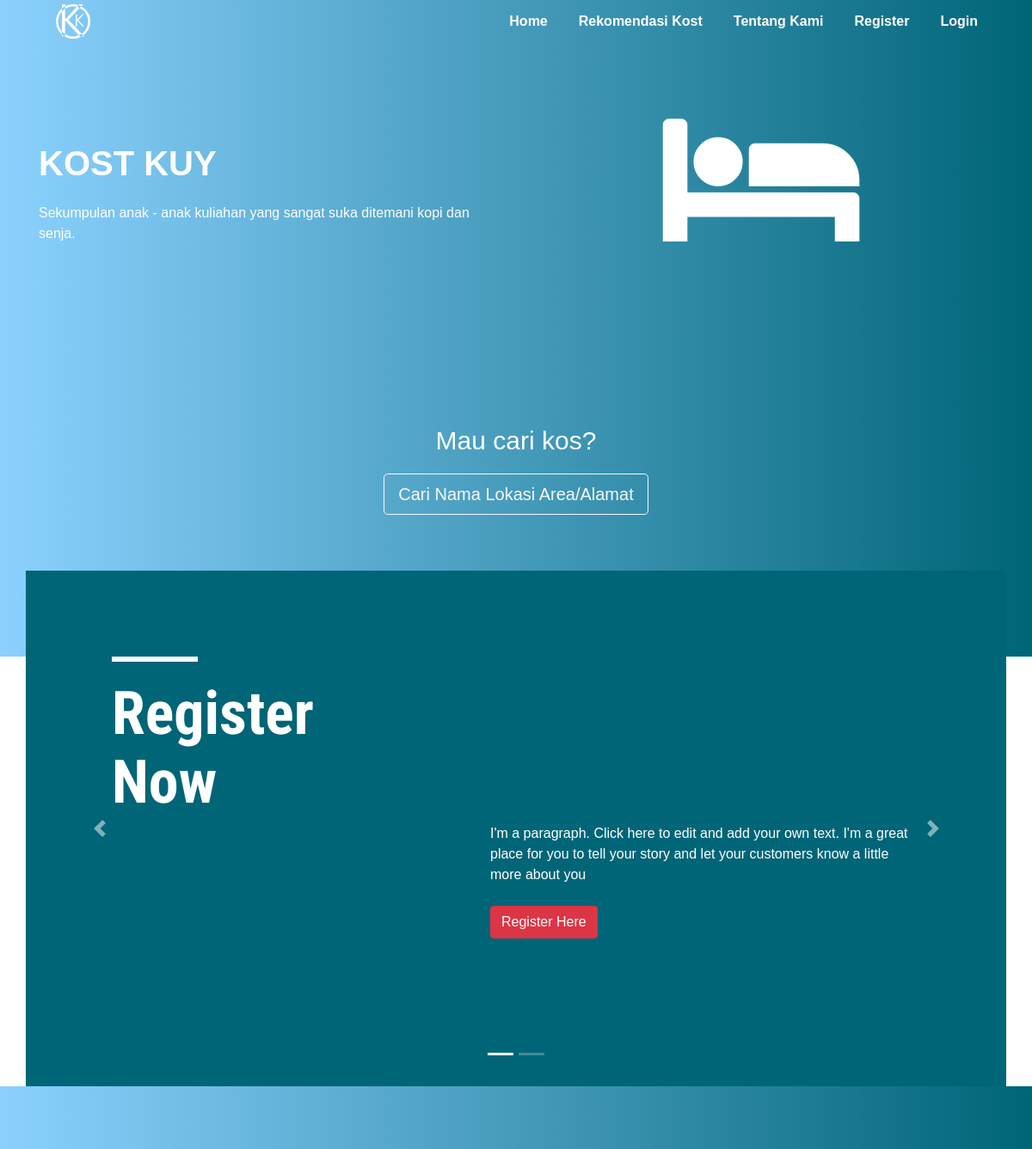
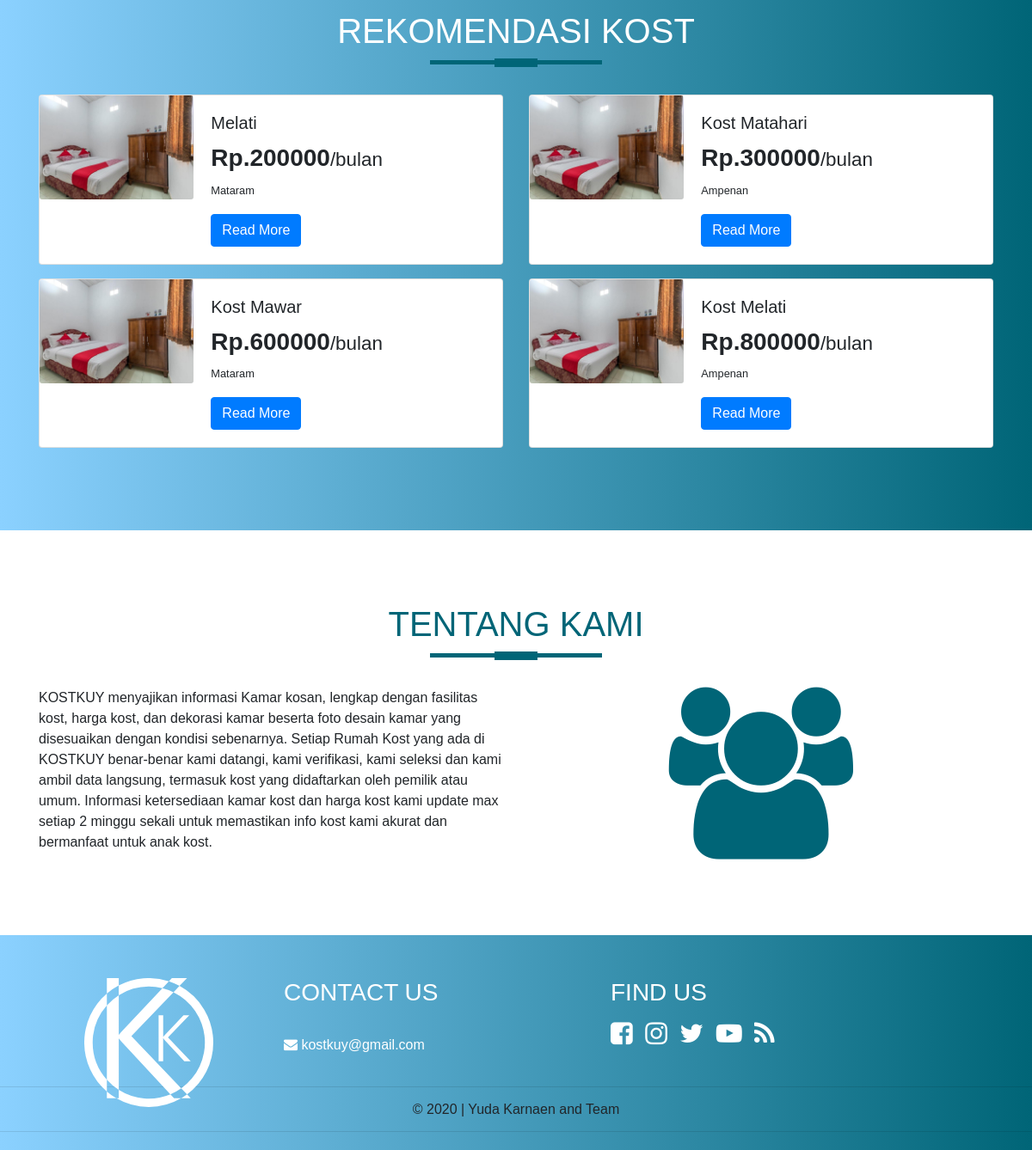
The page / on the database its author committed (2 pictures, top to bottom).
### tables this page shows
CREATE TABLE `tb_kost` (
  `id` int(11) NOT NULL,
  `nama` varchar(50) NOT NULL,
  `alamat` varchar(100) NOT NULL,
  `harga` int(11) NOT NULL,
  `jumlah_kamar` int(11) NOT NULL,
  `tipe` varchar(5) NOT NULL,
  `fasilitas` varchar(200) NOT NULL,
  `id_pemilik` int(11) NOT NULL
);

### model/base/connection.php (called while the page is built)
<?php
class Connection {
    private $host = 'localhost';
    private $username = 'root';
    private $password = '';
    private $database = 'pemesanan_kost';
    public function Connection()
    {
        return mysqli_connect($this->host, $this->username, $this->password, $this->database);
    }
}

### model/base/model.php (called while the page is built, shortened)
<?php
require_once('connection.php');
class Model extends Connection{
    public $table = '';
    public function allOrder($orderBy, $type)
    {
        $query = "SELECT * FROM $this->table ORDER BY $orderBy $type";
        return mysqli_query(parent::Connection(), $query);
    }
}

### index.php (the view, shortened to what this page needs)
<!DOCTYPE html>
<html lang="en">
<head>
  <link rel="stylesheet" href="public/css/bootstrap.css">
  <link rel="stylesheet" href="public/css/bootstrap.min.css">
  <link rel="stylesheet" href="public/css/c2.css">
  <link rel="stylesheet" href="https://stackpath.bootstrapcdn.com/font-awesome/4.7.0/css/font-awesome.min.css">
</head>
<body>
  <section id="nav-bar">
    <nav class="navbar navbar-expand-lg navbar-light">
      <div class="container">
        <a class="navbar-brand" href="#"><img src="public/img/logoKKw.svg"></a>
        <div class="collapse navbar-collapse" id="navbarNav">
          <ul class="navbar-nav ml-auto">
            <li class="nav-item">
              <a class="nav-link" href="#">Home</a>
            </li>
            <li class="nav-item">
              <a class="nav-link" href="#rekom">Rekomendasi Kost</a>
            </li>
            <li class="nav-item">
              <a class="nav-link" href="#about-us">Tentang Kami</a>
            </li>
            <?php
            if (isset($_SESSION['login'])) {
              if (isset($_SESSION['role']) && $_SESSION['role'] == 'pemesan') {
            ?>
                <li class="nav-item">
                  <a class="nav-link" href="view/transaksi/pembayaran.php">Transaksi Saya</a>
                </li>
              <?php
              }
              ?>
              <li class="nav-item">
                <a class="nav-link" href="/Pemesanan-Kost/controller/LoginController.php">Logout</a>
              </li>
            <?php
            } else {
            ?>
              <li class="nav-item">
                <a class="nav-link" href="#regist">Register</a>
              </li>
              <li class="nav-item">
                <a class="nav-link" href="login.php">Login</a>
              </li>
            <?php
            }
            ?>
          </ul>
        </div>
      </div>
    </nav>
  </section>
  <section id="banner">
    <div class="container">
      <div class="row">
        <div class="col-md-6">
          <p class="promo-title">KOST KUY</p>
          <p>Sekumpulan anak - anak kuliahan yang sangat suka ditemani kopi dan senja.</p>
        </div>
        <div class="col-md-6 text-center">
          <i class="fa fa-bed fa-4x" id="kasur"></i>
        </div>
      </div>
    </div>
    <div class="header">
      <form>
        <p style="font-family: 'Raleway', sans-serif; font-size: 30px">Mau cari kos?</p>
        <div class="row">
          <a href="view/transaksi/pencarian.php" class="btn btn-lg btn-outline-light">Cari Nama Lokasi Area/Alamat</a>
        </div>
    </div>
  </section>
  <section id="regist">
    <div class="container">
      <div class="row">
        <div class="panel">
          <div id="carouselExampleIndicators" style="position: static" class="carousel slide" data-ride="carousel">
            <ol class="carousel-indicators">
              <li data-target="#carouselExampleIndicators" data-slide-to="0" class="active"></li>
              <li data-target="#carouselExampleIndicators" data-slide-to="1"></li>
            </ol>
            <div class="carousel-inner">
              <div class="carousel-item active">
                <div class="slide">
                  <div class="baris"></div>
                  <h1>Register Now</h1>
                  <p>I'm a paragraph. Click here to edit and add your own text. I'm a great place for
                    you
                    to tell your story and let your customers know a little more about you
                    <br>
                    <br>
                    <a href="" class="btn btn-danger" data-toggle="modal" data-target="#createPemesan">Register Here</a>
                  </p>
                </div>
              </div>
            </div>
            <a class="carousel-control-prev" href="#carouselExampleIndicators" role="button" data-slide="prev">
              <span class="carousel-control-prev-icon" aria-hidden="true"></span>
            </a>
            <a class="carousel-control-next" href="#carouselExampleIndicators" role="button" data-slide="next">
              <span class="carousel-control-next-icon" aria-hidden="true"></span>
            </a>
          </div>
        </div>
      </div>
    </div>
  </section>
  <section id="rekom">
    <div class="container">
      <h1 class="title text-center">Rekomendasi Kost</h1>
      <?php
      $kost = new Kost;
      $kost = $kost->allOrder('harga', 'ASC');
      ?>
      <div class="row">
        <?php foreach ($kost as $i) {
          ?>
        <div class="col-md-6">
          <div class="card mb-3" style="max-width: 540px;">
            <div class="row no-gutters">
              <div class="col-md-4">
                <img src="public/img/kost.jpg" class="card-img">
              </div>
              <div class="col-md-8">
                <div class="card-body">
                  <h5 class="card-title"><?= $i['nama']; ?></h5>
                  <h3><strong>Rp.<?= $i['harga']; ?></strong><small>/bulan</small></h3>
                  <p class="card-text"><small><?= $i['alamat']; ?></small></p>
                  <a href="#" class="btn btn-primary">Read More</a>
                </div>
              </div>
            </div>
          </div>
        </div>
        <?php } ?>
      </div>
    </div>
  </section>
  <section id="about-us">
    <div class="container text-center">
      <h1 class="title ttk">Tentang Kami</h1>
      <div class="row">
        <div class="col-md-6 text-left">
          <p> KOSTKUY menyajikan informasi Kamar kosan, lengkap dengan fasilitas kost, harga kost, dan dekorasi kamar
            beserta foto desain kamar yang disesuaikan dengan kondisi sebenarnya. Setiap Rumah Kost yang ada di
            KOSTKUY benar-benar kami datangi, kami verifikasi, kami seleksi dan kami ambil data langsung, termasuk
            kost yang didaftarkan oleh pemilik atau umum. Informasi ketersediaan kamar kost dan harga kost kami
            update max setiap 2 minggu sekali untuk memastikan info kost kami akurat dan bermanfaat untuk anak kost.
          </p>
        </div>
        <div class="col-md-6 text-center">
          <i class="fa fa-users" id="kita"></i>
        </div>
      </div>
    </div>
  </section>
  <section id="footer">
    <div class="container">
      <div class="row">
        <div class="col-md-3 text-center">
          <img src="public/img/logoKKw.svg" width="150px" alt="KOST KUY">
        </div>
        <div class="col-md-4">
          <h3>CONTACT US</h3>
          <br><i class="fa fa-envelope"></i> kostkuy@gmail.com
        </div>
        <div class="col-md-3">
          <h3>FIND US</h3>
          <a href="#"><i class="fa fa-facebook-square"></i></a>
          <a href="https://instagram.com/yudakarnaen"><i class="fa fa-instagram"></i></a>
          <a href=""><i class="fa fa-twitter"></i></a>
          <a href=""><i class="fa fa-youtube-play"></i></a>
          <a href=""><i class="fa fa-rss"></i></a>
        </div>
      </div>
    </div>
  </section>
  <?php include 'view/layout/footer.php' ?>
</body>
</html>

### view/layout/footer.php (shortened to what this page needs)
<footer>
    <hr>
    <h6 class="text-center">&copy 2020 | Yuda Karnaen and Team</h6>
    <hr>
</footer>
</body>
</html>

### public/css/c2.css (style rules this page uses)
* { margin: 0; padding: 0; }
body { font-family: sans-serif; }
.title { font-family: 'Lexend Deca', sans-serif; text-transform: uppercase }
.title::before { content: ''; background: #006577; height: 5px; width: 200px; margin-left: auto; margin-right: auto; display: block; transform: translateY(63px) }
.title::after { content: ''; background: #006577; height: 10px; width: 50px; margin-left: auto; margin-right: auto; margin-bottom: 40px; display: block; transform: translateY(8px) }
#nav-bar { position: sticky; top: 0px; z-index: 10; }
.navbar { background-image: linear-gradient(to right, #8bd1ff, #006577); padding: 0 !important; }
.navbar-brand img { height: 40px; padding-left: 20px; }
.navbar-nav li { padding: 0 10px; }
.navbar-nav li a { color: #ffffff !important; font-weight: 600; float: right; text-align: left; }
#banner { background-image: linear-gradient(to right, #8bd1ff, #006577); color: #ffffff !important; padding-top: 5% }
.promo-title { font-family: 'Lexend Deca', sans-serif; font-size: 40px; font-weight: 600; margin-top: 50px }
#kasur { font-size: 200px; color: linear-gradient(to right, #8bd1ff, #006577); }
.header { padding-top: -10px; height: 55vh; display: flex; justify-content: center; align-items: center; font-family: sans-serif; text-align: center; }
h1 { color: #ffffff; }
.panel { margin: 0 auto; margin-top: -100px; position: relative; height: 600px; width: 100%; background-color: #006577; padding: 100px }
.slide { color: white; }
.baris { border: 3px solid white; width: 100px; margin: 0 0 20px 0 }
.slide h1 { font: normal normal bold 70px 'Roboto Condensed', sans-serif; width: 350px; line-height: 80px }
.slide p { width: 500px; float: right; }
#rekom { padding: 80px 0; background-image: linear-gradient(to right, #8bd1ff, #006577); }
#about-us { padding: 80px 0; }
.ttk { color: #006577; }
#kita { font-size: 200px; color: #006577; }
#footer { padding: 50px 0; color: #ffffff; background-image: linear-gradient(to right, #8bd1ff, #006577); margin-bottom: -90px }
#footer h3 { font-family: 'Lexend Deca', sans-serif; }
#footer a { text-decoration: none; color: #ffffff; font-size: 30px; padding-right: 10px }

### rows shown on the page
tb_kost: nama "Melati", harga "200000", alamat "Mataram"
tb_kost: nama "Kost Matahari", harga "300000", alamat "Ampenan"
tb_kost: nama "Kost Mawar", harga "600000", alamat "Mataram"
tb_kost: nama "Kost Melati", harga "800000", alamat "Ampenan"
